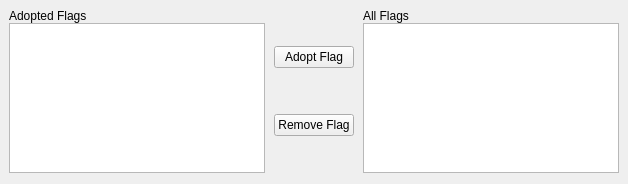
<?xml version="1.0" encoding="UTF-8"?>
<ui version="4.0">
 <class>Form</class>
 <widget class="QWidget" name="Form">
  <property name="geometry">
   <rect>
    <x>0</x>
    <y>0</y>
    <width>628</width>
    <height>184</height>
   </rect>
  </property>
  <property name="sizePolicy">
   <sizepolicy hsizetype="Preferred" vsizetype="Preferred">
    <horstretch>0</horstretch>
    <verstretch>0</verstretch>
   </sizepolicy>
  </property>
  <property name="maximumSize">
   <size>
    <width>16777215</width>
    <height>184</height>
   </size>
  </property>
  <property name="windowTitle">
   <string>Form</string>
  </property>
  <layout class="QHBoxLayout" name="horizontalLayout">
   <property name="spacing">
    <number>0</number>
   </property>
   <property name="leftMargin">
    <number>0</number>
   </property>
   <property name="topMargin">
    <number>0</number>
   </property>
   <property name="rightMargin">
    <number>0</number>
   </property>
   <property name="bottomMargin">
    <number>0</number>
   </property>
   <item>
    <widget class="QWidget" name="widget_2" native="true">
     <layout class="QVBoxLayout" name="verticalLayout_3">
      <property name="spacing">
       <number>0</number>
      </property>
      <property name="leftMargin">
       <number>9</number>
      </property>
      <property name="topMargin">
       <number>9</number>
      </property>
      <property name="rightMargin">
       <number>9</number>
      </property>
      <property name="bottomMargin">
       <number>9</number>
      </property>
      <item>
       <widget class="QLabel" name="label_2">
        <property name="sizePolicy">
         <sizepolicy hsizetype="Preferred" vsizetype="Fixed">
          <horstretch>0</horstretch>
          <verstretch>0</verstretch>
         </sizepolicy>
        </property>
        <property name="text">
         <string>Adopted Flags</string>
        </property>
       </widget>
      </item>
      <item>
       <widget class="QListWidget" name="lst_adopted_flags">
        <property name="sizePolicy">
         <sizepolicy hsizetype="Expanding" vsizetype="Fixed">
          <horstretch>0</horstretch>
          <verstretch>0</verstretch>
         </sizepolicy>
        </property>
        <property name="maximumSize">
         <size>
          <width>16777215</width>
          <height>150</height>
         </size>
        </property>
       </widget>
      </item>
     </layout>
    </widget>
   </item>
   <item>
    <widget class="QWidget" name="widget" native="true">
     <layout class="QVBoxLayout" name="verticalLayout_2">
      <property name="spacing">
       <number>0</number>
      </property>
      <property name="leftMargin">
       <number>0</number>
      </property>
      <property name="topMargin">
       <number>0</number>
      </property>
      <property name="rightMargin">
       <number>0</number>
      </property>
      <property name="bottomMargin">
       <number>0</number>
      </property>
      <item>
       <widget class="QPushButton" name="btn_adopt_flag">
        <property name="text">
         <string>Adopt Flag</string>
        </property>
       </widget>
      </item>
      <item>
       <widget class="QPushButton" name="btn_remove_flag">
        <property name="text">
         <string>Remove Flag</string>
        </property>
       </widget>
      </item>
     </layout>
    </widget>
   </item>
   <item>
    <widget class="QWidget" name="widget_3" native="true">
     <layout class="QVBoxLayout" name="verticalLayout_4">
      <property name="spacing">
       <number>0</number>
      </property>
      <property name="leftMargin">
       <number>9</number>
      </property>
      <property name="topMargin">
       <number>9</number>
      </property>
      <property name="rightMargin">
       <number>9</number>
      </property>
      <property name="bottomMargin">
       <number>9</number>
      </property>
      <item>
       <widget class="QLabel" name="label_3">
        <property name="sizePolicy">
         <sizepolicy hsizetype="Preferred" vsizetype="Fixed">
          <horstretch>0</horstretch>
          <verstretch>0</verstretch>
         </sizepolicy>
        </property>
        <property name="text">
         <string>All Flags</string>
        </property>
       </widget>
      </item>
      <item>
       <widget class="QListWidget" name="lst_global_flags">
        <property name="sizePolicy">
         <sizepolicy hsizetype="Expanding" vsizetype="Fixed">
          <horstretch>0</horstretch>
          <verstretch>0</verstretch>
         </sizepolicy>
        </property>
        <property name="maximumSize">
         <size>
          <width>16777215</width>
          <height>150</height>
         </size>
        </property>
       </widget>
      </item>
     </layout>
    </widget>
   </item>
  </layout>
 </widget>
 <resources/>
 <connections/>
</ui>
